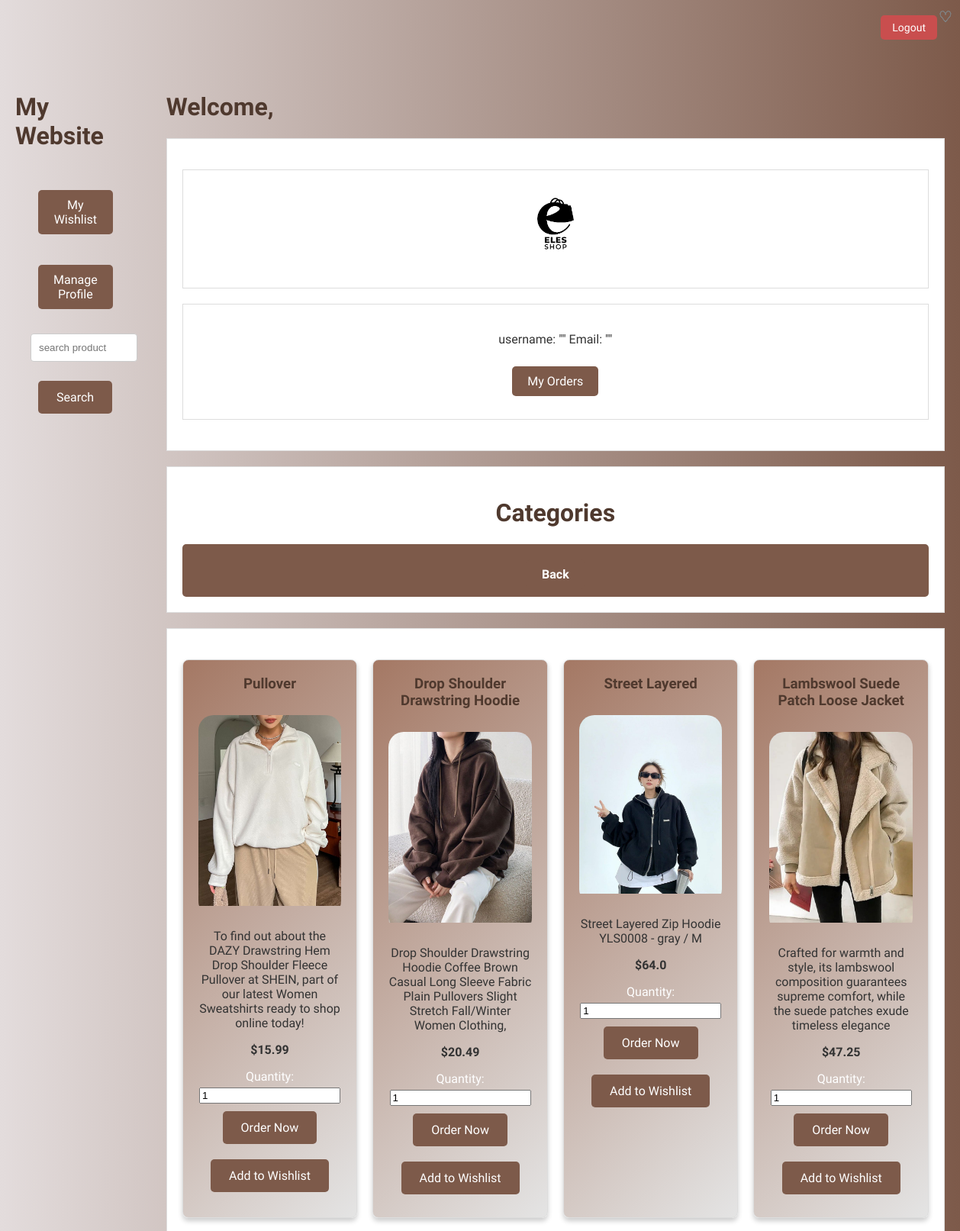
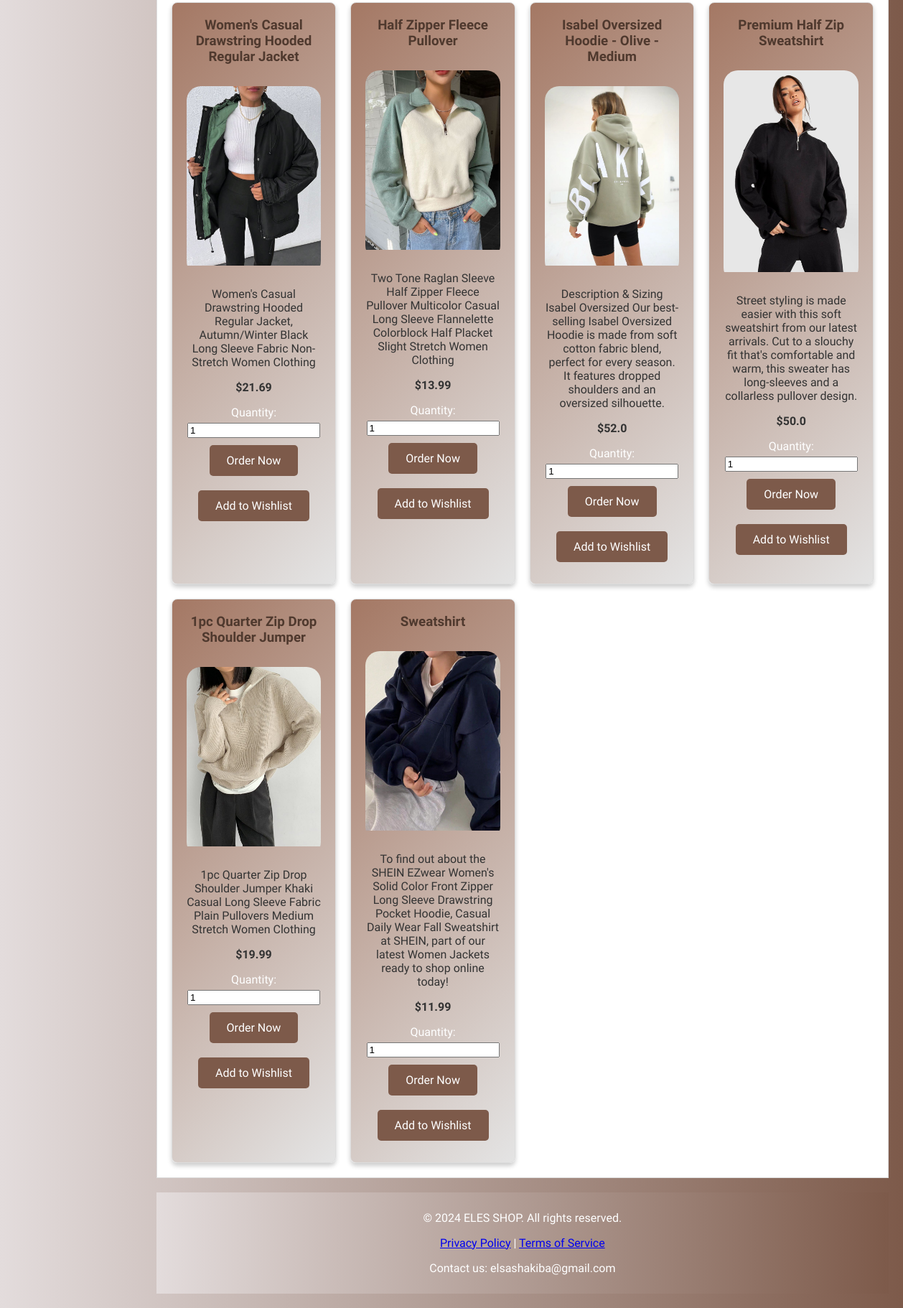
Page /category/1 on the committed database (2 pictures, top to bottom).
### tables this page shows
CREATE TABLE products (id INTEGER PRIMARY KEY AUTOINCREMENT, name TEXT NOT NULL, description TEXT, price REAL NOT NULL, stock INTEGER DEFAULT 0, category_id INTEGER REFERENCES categories (id), image_path BLOB);

### app.py (the view)
@app.route('/category/<int:category_id>')
def products_by_category(category_id):
    conn = get_db()
    cursor = conn.cursor()
    cursor.execute("SELECT name FROM categories WHERE id = ?", (category_id,))
    category = cursor.fetchone()
    cursor.execute('''
        SELECT * FROM products WHERE category_id = ?
    ''', (category_id,))
    products = cursor.fetchall()
    return render_template('user_dashboard.html', products=products, category_id=category_id)

### app.py (called while the page is built)
def get_db():
    conn = sqlite3.connect(db)
    conn.row_factory = sqlite3.Row  # برای دسترسی به داده‌ها به صورت دیکشنری
    return conn

### templates/user_dashboard.html (shortened to what this page needs)
<!DOCTYPE html>
<html lang="en">
<head>
    <link rel="stylesheet" href="{{ url_for('static', filename='styles.css') }}">
</head>
<body>
    <div class="main-content">
        <h1> My Website </h1>
        <div class="main-content">
            <button id="toggleWishlistBtn" class="btn btn-primary" onclick="location.href='/wishlist'">My
                Wishlist</button>
            <button id="toggleWishlistBtn" class="btn btn-primary" onclick="location.href='/profile'">Manage
                Profile</button>
            <div class="search-section">
                <form method="GET" action="{{ url_for('search_product') }}">
                    <input type="text" name="query" placeholder="search product" required>
                    <button class="btn btn-primary" type="submit">Search</button>
                </form>
            </div>
        </div>
    </div>
    <div class="main-content">
        <button class="btn logout" onclick="logout()">Logout</button>
        <h1>Welcome,{{ session['username'] }}</h1>
        <div class="card">
            <div class="card">
                <img src="{{ url_for('static', filename='images/user-icon.png') }}" alt="Account Icon">
            </div>
            <div class="card">
                <p>username: "{{ session['username'] }}" Email: "{{ session['email'] }}"</p>
                <button id="toggleOrdersBtn" class="btn btn-primary">My Orders</button>
            </div>
        </div>
        <div class="card">
            <h1>Categories</h1>
            <ul class="btn btn-primary">
                {% if category_id %}
                <a href="{{ url_for('user_dashboard') }}" class="btn btn-back">Back</a>
                {% endif %}
            </ul>
        </div>
        <div class="card">
            <div class="product-container">
                {% for product in products %}
                <div class="product">
                    <h3>{{ product['name'] }}</h3>
                    <div class="product-gallery">
                        <a href="{{ url_for('product_details', product_id=product['id']) }}">
                            <img src="{{ url_for('static', filename=product['image_path']) }}"
                                alt="{{ product['username'] }}" style="width: 100%; height: auto;">
                        </a>
                    </div>
                    <p>{{ product['description'] }}</p>
                    <p><strong>${{ product['price'] }}</strong></p>
                    <form action="/order" method="POST">
                        <label for="quantity">Quantity:</label>
                        <input type="number" id="quantity" name="quantity" value="1" min="1" required>
                        <button type="submit" class="btn btn-primary">Order Now</button>
                    </form>
                    <form action="/add_to_wishlist" method="POST">
                        <button type="submit" class="btn btn-primary">Add to Wishlist</button>
                    </form>
                    {% if product.in_wishlist == 1 %}
                    <div class="wishlist-icon in-wishlist">!</div>
                    {% else %}
                    <div class="wishlist-icon not-in-wishlist">♡</div>
                    {% endif %}
                </div>
                {% endfor %}
            </div>
        </div>
        <footer>
            <p>&copy; 2024 ELES SHOP. All rights reserved.</p>
            <p><a href="#">Privacy Policy</a> | <a href="#">Terms of Service</a></p>
            <p>Contact us: elsashakiba@gmail.com</p>
        </footer>
    </div>
</body>
</html>

### static/styles.css (style rules this page uses)
.btn { display: inline-block; padding: 12px 24px; margin: 10px; font-size: 16px; color: white; background-color: #7d5a4a; border: none; border-radius: 5px; cursor: pointer; transition: background-color 0.3s; font-family: "Shadows Into Light", cursive; }
label { display: block; margin: 10px 0 5px; }
input[type="text"], input[type="password"], select { width: 100%; padding: 10px; margin: 2px 0 15px; border: 1px solid #ccc; border-radius: 4px; }
body { font-family: 'Poppins', sans-serif; background-color: #f5f5dc; }
h1 { color: #3b241a; }

### templates/user_dashboard.html (style rules this page uses)
@media (min-width: 601px) { body { font-size: 16px; } }
body { font-family: "Shadows Into Light", cursive; margin: 0; display: flex; background: linear-gradient(to right, #e3dcdc, #7d5a4a); margin-top: 80px; }
.main-content { flex-grow: 1; padding: 20px; }
.main-content h1 { color: #4f392e; }
.card { border: 1px solid #ddd; margin: 20px 0; padding: 20px; background-color: #fff; text-align: center; }
.card h3 { margin: 0; color: #4f392e; margin-bottom: 30px; text-align: center; font-family: "Shadows Into Light", cursive; }
.card p { color: #333; text-align: center; }
.card img { width: 100px; height: auto; margin-bottom: 10px; text-align: center; }
.product { border: 1px solid #ddd; padding: 20px; margin-bottom: 0px; text-align: center; font-family: "Shadows Into Light", cursive; transition: transform 0.3s ease; background: linear-gradient(135deg, #a47864, #e4e4e4); padding: 20px; border-radius: 8px; box-shadow: 0 4px 6px rgba(0, 0, 0, 0.2); color: #ffffff; text-align: center; }
.product-gallery { overflow: hidden; max-width: 300px; margin: 1px auto; font-family: "Shadows Into Light", cursive; border-radius: 20px; transition: transform 0.3s ease; }
.product-container { display: grid; grid-template-columns: repeat(4, 1fr); gap: 20px; margin-top: 20px; font-family: "Shadows Into Light", cursive; }
#toggleOrdersBtn { padding: 10px 20px; background-color: #7d5a4a; color: white; border: none; border-radius: 5px; cursor: pointer; font-size: 16px; font-family: "Shadows Into Light", cursive; }
#toggleWishlistBtn { padding: 10px 20px; background-color: #7d5a4a; color: white; border: none; border-radius: 5px; cursor: pointer; font-size: 16px; font-family: "Shadows Into Light", cursive; }
.wishlist-icon { position: absolute; top: 10px; right: 10px; font-size: 20px; cursor: pointer; }
.wishlist-icon.not-in-wishlist { color: gray; }
ul.btn.btn-primary { list-style: none; padding: 0; margin: 0; display: flex; flex-wrap: wrap; justify-content: center; font-family: "Shadows Into Light", cursive; }
.btn-back { display: inline-block; padding: 10px 20px; font-size: 16px; font-family: "Shadows Into Light", cursive; font-weight: bold; color: #fff; background-color: #7d5a4a; border-radius: 5px; text-decoration: none; text-align: center; margin-top: 20px; transition: background-color 0.3s, transform 0.3s; }
.search-section { display: flex; justify-content: center; align-items: center; margin: 20px 0; }
.btn.logout { position: absolute; top: 10px; right: 20px; padding: 8px 15px; font-size: 14px; background-color: #c94e4e; color: white; border: none; border-radius: 5px; cursor: pointer; transition: background-color 0.3s ease; }
footer { background: linear-gradient(to right, #e3dcdc, #7d5a4a); color: white; padding: 10px 0; text-align: center; position: relative; width: 100%; }

### rows in the picture
products: name "Pullover", image_path (picture), description "To find out about the DAZY Drawstring Hem Drop Shoulder Fleece Pullover at SHEIN, part of our latest Women Sweatshirts ready to shop online today!", price "15.99"
products: name "Drop Shoulder Drawstring Hoodie", image_path (picture), description "Drop Shoulder Drawstring Hoodie Coffee Brown Casual Long Sleeve Fabric Plain Pullovers Slight Stretch Fall/Winter Women Clothing,", price "20.49"
products: name "Street Layered", image_path (picture), description "Street Layered Zip Hoodie YLS0008 - gray / M", price "64.0"
products: name "Lambswool Suede Patch Loose Jacket", image_path (picture), description "Crafted for warmth and style, its lambswool composition guarantees supreme comfort, while the suede patches exude timeless elegance", price "47.25"
products: name "Women's Casual Drawstring Hooded Regular Jacket", image_path (picture), description "Women's Casual Drawstring Hooded Regular Jacket, Autumn/Winter Black Long Sleeve Fabric Non-Stretch Women Clothing", price "21.69"
products: name "Half Zipper Fleece Pullover", image_path (picture), description "Two Tone Raglan Sleeve Half Zipper Fleece Pullover Multicolor Casual Long Sleeve Flannelette Colorblock Half Placket Slight Stretch Women Clothing", price "13.99"
products: name "Isabel Oversized Hoodie - Olive - Medium", image_path (picture), description "Description & Sizing Isabel Oversized Our best-selling Isabel Oversized Hoodie is made from soft cotton fabric blend, perfect for every season. It features dropped shoulders and an oversized silhouette.", price "52.0"
products: name "Premium Half Zip Sweatshirt", image_path (picture), description "Street styling is made easier with this soft sweatshirt from our latest arrivals. Cut to a slouchy fit that's comfortable and warm, this sweater has long-sleeves and a collarless pullover design.", price "50.0"
products: name "1pc Quarter Zip Drop Shoulder Jumper", image_path (picture), description "1pc Quarter Zip Drop Shoulder Jumper Khaki Casual Long Sleeve Fabric Plain Pullovers Medium Stretch Women Clothing", price "19.99"
products: name "Sweatshirt", image_path (picture), description "To find out about the SHEIN EZwear Women's Solid Color Front Zipper Long Sleeve Drawstring Pocket Hoodie, Casual Daily Wear Fall Sweatshirt at SHEIN, part of our latest Women Jackets ready to shop online today!", price "11.99"
